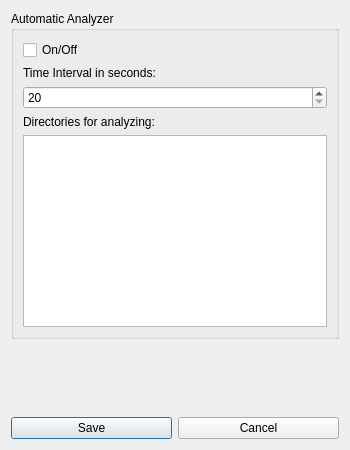
<?xml version="1.0" encoding="UTF-8"?>
<ui version="4.0">
 <class>configureDialog</class>
 <widget class="QDialog" name="configureDialog">
  <property name="geometry">
   <rect>
    <x>0</x>
    <y>0</y>
    <width>350</width>
    <height>450</height>
   </rect>
  </property>
  <property name="minimumSize">
   <size>
    <width>350</width>
    <height>450</height>
   </size>
  </property>
  <property name="maximumSize">
   <size>
    <width>350</width>
    <height>450</height>
   </size>
  </property>
  <property name="windowTitle">
   <string>Settings</string>
  </property>
  <layout class="QVBoxLayout" name="verticalLayout">
   <item>
    <widget class="QGroupBox" name="groupBox">
     <property name="maximumSize">
      <size>
       <width>16777215</width>
       <height>16777215</height>
      </size>
     </property>
     <property name="title">
      <string>Automatic Analyzer</string>
     </property>
     <layout class="QVBoxLayout" name="verticalLayout_2">
      <item>
       <widget class="QCheckBox" name="isonCheckbox">
        <property name="text">
         <string>On/Off</string>
        </property>
       </widget>
      </item>
      <item>
       <widget class="QLabel" name="label_2">
        <property name="text">
         <string>Time Interval in seconds:</string>
        </property>
       </widget>
      </item>
      <item>
       <widget class="QSpinBox" name="timeintervalEdit">
        <property name="minimum">
         <number>20</number>
        </property>
        <property name="maximum">
         <number>360000000</number>
        </property>
       </widget>
      </item>
      <item>
       <widget class="QLabel" name="label">
        <property name="text">
         <string>Directories for analyzing:</string>
        </property>
       </widget>
      </item>
      <item>
       <layout class="QHBoxLayout" name="horizontalLayout_3">
        <item>
         <widget class="QPlainTextEdit" name="dirsTextEdit"/>
        </item>
       </layout>
      </item>
     </layout>
    </widget>
   </item>
   <item>
    <spacer name="verticalSpacer">
     <property name="orientation">
      <enum>Qt::Vertical</enum>
     </property>
     <property name="sizeHint" stdset="0">
      <size>
       <width>20</width>
       <height>40</height>
      </size>
     </property>
    </spacer>
   </item>
   <item>
    <layout class="QHBoxLayout" name="horizontalLayout">
     <item>
      <widget class="QPushButton" name="saveButton">
       <property name="text">
        <string>Save</string>
       </property>
      </widget>
     </item>
     <item>
      <widget class="QPushButton" name="cancelButton">
       <property name="text">
        <string>Cancel</string>
       </property>
      </widget>
     </item>
    </layout>
   </item>
  </layout>
 </widget>
 <resources/>
 <connections/>
</ui>
